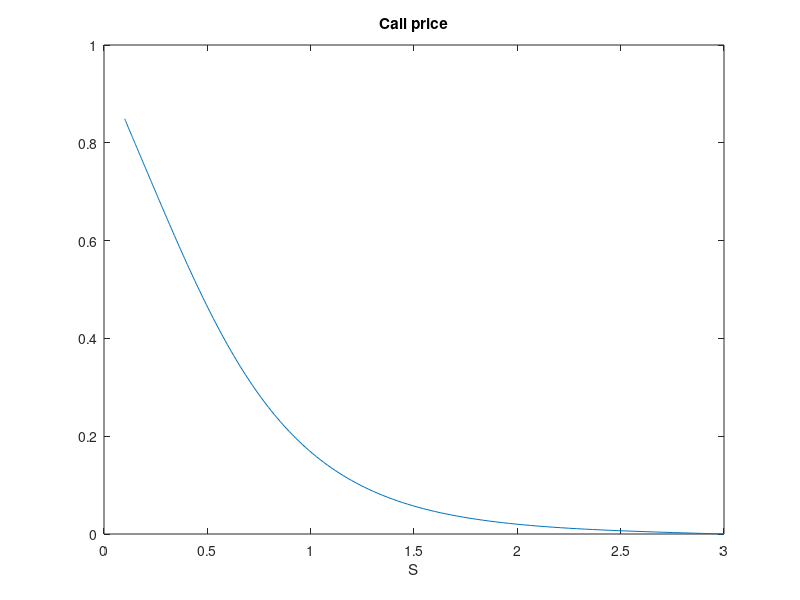

This figure's MATLAB source:
clear
close all
% Pricing a plain vanilla Put Option
% B&S model - logprice PDE
% Explicit Euler

%% 1. Parameters & Grids
S0=1; K=0.95; r=0.001; sigma=0.5; T=1;
M=1000;
N=200;
Smin=0.1*S0; Smax=3*S0;
xmin=log(Smin/S0); xmax=log(Smax/S0);
dx=(xmax-xmin)/N;
%x=linspace(xmin,xmax,N+1);
x=xmin+(0:N)*dx;
dt=T/M;
t=(0:M)*dt;

%% Explicit Euler - Backward in time loop
c=max(K-S0*exp(x'),0);
cnew=zeros(size(c));
for j=M:-1:1
    % know c t_j -> compute cnew t_{j-1}
    cnew(1)=K*exp(-r*(T-(j-1)*dt))-Smin;
    for i=2:N
        cnew(i)=c(i)+dt*( ...
            (r-sigma^2/2)*(c(i+1)-c(i-1))/(2*dx)+...
            sigma^2/2*(c(i+1)-2*c(i)+c(i-1))/dx^2+...
            -r*c(i) );
    end
    cnew(N+1)=0;
    c=cnew;
end
figure
plot(S0*exp(x),c); title('Call price'); xlabel('S');
price=interp1(x,c,0,'spline')
[~,price_ex]=blsprice(S0,K,r,T,sigma)




